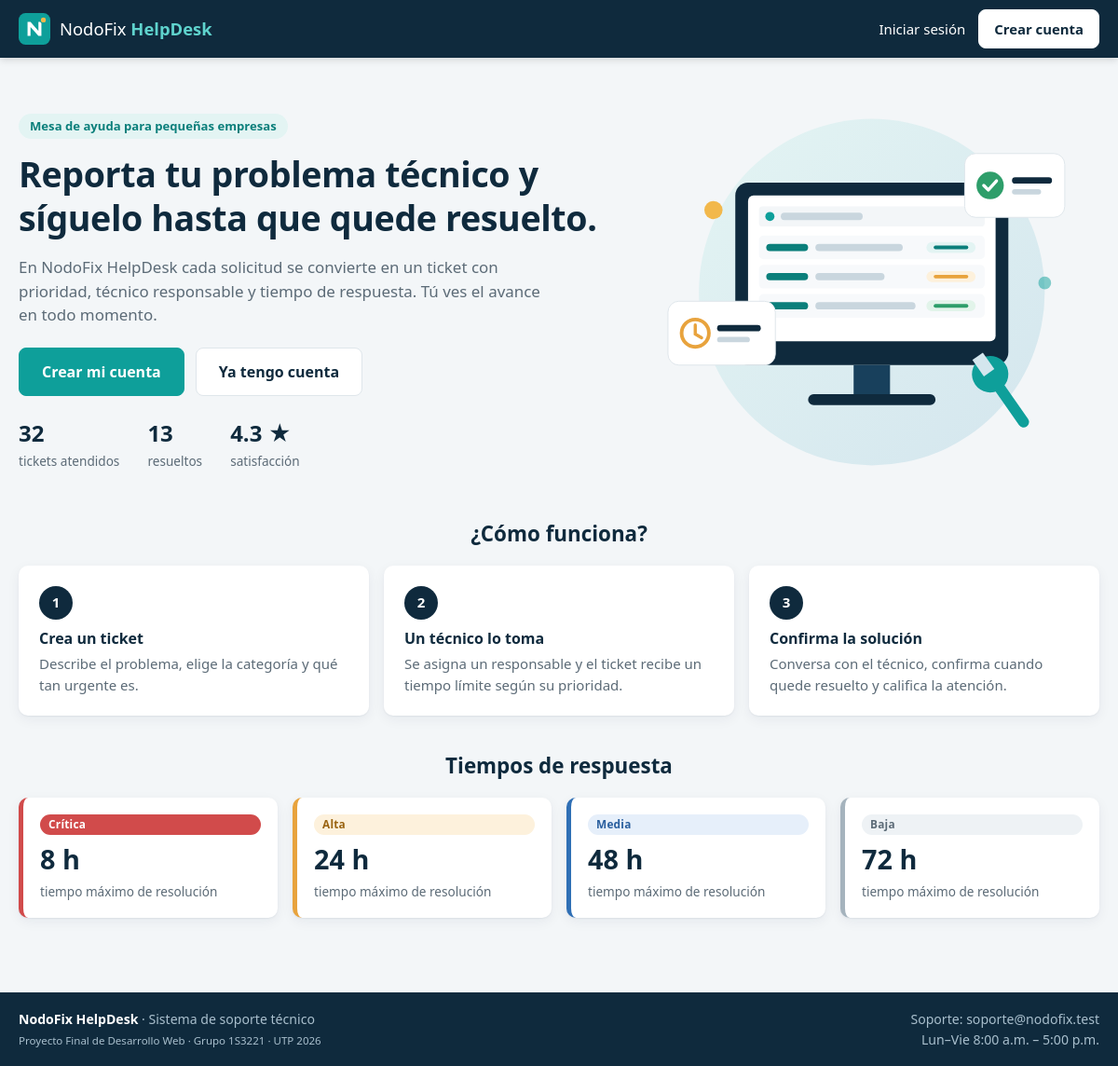
The page / on the database its author committed.
### tables this page shows
CREATE TABLE prioridades (
    id        TINYINT UNSIGNED PRIMARY KEY,
    nombre    VARCHAR(20) NOT NULL UNIQUE,
    nivel     TINYINT UNSIGNED NOT NULL,           
    horas_sla SMALLINT UNSIGNED NOT NULL,          
    CONSTRAINT chk_prioridad_sla CHECK (horas_sla > 0)
);

### includes/auth.php (called while the page is built, shortened)
<?php
function usuario_actual(): ?array
{
    static $cache = [];
    $sid = (int)($_SESSION['usuario_id'] ?? 0);
    if (array_key_exists($sid, $cache)) {
        return $cache[$sid];
    }
    $usuario = null;
    return $cache[$sid] = $usuario;
}

### includes/db.php (called while the page is built)
<?php
function db(): PDO
{
    static $pdo = null;
    if ($pdo === null) {
        $dsn = 'mysql:host=' . DB_HOST . ';dbname=' . DB_NAME . ';charset=utf8mb4';
        try {
            $pdo = new PDO($dsn, DB_USER, DB_PASS, [
                PDO::ATTR_ERRMODE            => PDO::ERRMODE_EXCEPTION,
                PDO::ATTR_DEFAULT_FETCH_MODE => PDO::FETCH_ASSOC,
                PDO::ATTR_EMULATE_PREPARES   => false,
            ]);
            $pdo->exec("SET time_zone = '-05:00'");
        } catch (PDOException $e) {
            error_log('Error de conexión: ' . $e->getMessage());
            http_response_code(500);
            exit('No fue posible conectar con la base de datos. Revise config/config.php.');
        }
    }
    return $pdo;
}
function consulta(string $sql, array $params = []): PDOStatement
{
    $st = db()->prepare($sql);
    $st->execute($params);
    return $st;
}
function fila(string $sql, array $params = []): ?array
{
    $r = consulta($sql, $params)->fetch();
    return $r === false ? null : $r;
}
function filas(string $sql, array $params = []): array
{
    return consulta($sql, $params)->fetchAll();
}
function valor(string $sql, array $params = [])
{
    return consulta($sql, $params)->fetchColumn();
}

### includes/seguridad.php (called while the page is built, shortened)
<?php
function e($valor): string
{
    return htmlspecialchars((string)($valor ?? ''), ENT_QUOTES | ENT_SUBSTITUTE, 'UTF-8');
}

### index.php (the view, shortened to what this page needs)
<?php
$stats = fila("SELECT COUNT(*) total, SUM(estado IN ('RESUELTO','CERRADO')) resueltos FROM tickets");
$prom = valor('SELECT ROUND(AVG(puntuacion),1) FROM valoraciones');
require __DIR__ . '/includes/header.php';
?>
<section class="hero">
    <div class="hero-txt">
        <span class="eyebrow">Mesa de ayuda para pequeñas empresas</span>
        <h1>Reporta tu problema técnico y síguelo hasta que quede resuelto.</h1>
        <p>En NodoFix HelpDesk cada solicitud se convierte en un ticket con prioridad, técnico responsable y tiempo de respuesta. Tú ves el avance en todo momento.</p>
        <div class="hero-acciones">
            <a class="btn btn-grande" href="<?= url('registro.php') ?>">Crear mi cuenta</a>
            <a class="btn btn-borde btn-grande" href="<?= url('login.php') ?>">Ya tengo cuenta</a>
        </div>
        <ul class="hero-datos">
            <li><b><?= (int)$stats['total'] ?></b><span>tickets atendidos</span></li>
            <li><b><?= (int)$stats['resueltos'] ?></b><span>resueltos</span></li>
            <li><b><?= e($prom ?: '—') ?> ★</b><span>satisfacción</span></li>
        </ul>
    </div>
    <img class="hero-img" src="<?= url('assets/img/hero.svg') ?>" alt="Técnico atendiendo tickets de soporte" width="520" height="420">
</section>
<section class="pasos">
    <h2>¿Cómo funciona?</h2>
    <div class="grid-3">
        <article class="paso"><span class="num">1</span><h3>Crea un ticket</h3><p>Describe el problema, elige la categoría y qué tan urgente es.</p></article>
        <article class="paso"><span class="num">2</span><h3>Un técnico lo toma</h3><p>Se asigna un responsable y el ticket recibe un tiempo límite según su prioridad.</p></article>
        <article class="paso"><span class="num">3</span><h3>Confirma la solución</h3><p>Conversa con el técnico, confirma cuando quede resuelto y califica la atención.</p></article>
    </div>
</section>
<section class="sla-tabla">
    <h2>Tiempos de respuesta</h2>
    <div class="grid-4">
        <?php foreach (filas('SELECT nombre, horas_sla FROM prioridades ORDER BY nivel DESC') as $p): ?>
            <div class="sla-card pri-borde-<?= strtolower(e($p['nombre'])) ?>">
                <?= badge_prioridad($p['nombre']) ?>
                <b><?= (int)$p['horas_sla'] ?> h</b>
                <span>tiempo máximo de resolución</span>
            </div>
        <?php endforeach; ?>
    </div>
</section>
<?php require __DIR__ . '/includes/footer.php'; ?>

### includes/header.php (shortened to what this page needs)
<?php
$u = usuario_actual();
$menu = [];
$tieneNotif = $u && is_file(ROOT . '/notificaciones.php');
$tienePerfil = $u && is_file(ROOT . '/perfil.php');
$seccion = $seccion ?? '';
?>
<!DOCTYPE html>
<html lang="es">
<head>
    <link rel="stylesheet" href="<?= url('assets/css/app.css') ?>">
</head>
<body class="<?= $u ? 'rol-' . strtolower(e($u['rol'])) : 'publico' ?>">
<header class="topbar">
    <div class="contenedor topbar-in">
        <a class="marca" href="<?= url($u ? 'dashboard.php' : 'index.php') ?>">
            <img src="<?= url('assets/img/logo.svg') ?>" alt="" width="34" height="34">
            <span>NodoFix <b>HelpDesk</b></span>
        </a>
        <?php if ($u): ?>
            <button class="menu-toggle" type="button" aria-label="Abrir menú" data-toggle="nav-principal">☰</button>
            <nav class="nav-principal" id="nav-principal">
                <?php foreach ($menu as [$href, $txt, $key]): ?>
                    <a href="<?= url($href) ?>" class="<?= $seccion === $key ? 'activo' : '' ?>"><?= e($txt) ?></a>
                <?php endforeach; ?>
            </nav>
            <div class="usuario-zona">
                <?php if ($tieneNotif): $n = notificaciones_sin_leer((int)$u['id']); ?>
                    <a class="campana" href="<?= url('notificaciones.php') ?>" title="Notificaciones">
                        <svg viewBox="0 0 24 24" width="20" height="20" aria-hidden="true"><path fill="currentColor" d="M12 22a2.5 2.5 0 0 0 2.45-2h-4.9A2.5 2.5 0 0 0 12 22Zm7-6V11a7 7 0 0 0-5.5-6.84V3a1.5 1.5 0 0 0-3 0v1.16A7 7 0 0 0 5 11v5l-2 2v1h18v-1l-2-2Z"/></svg>
                        <?php if ($n > 0): ?><span class="contador"><?= $n > 9 ? '9+' : $n ?></span><?php endif; ?>
                    </a>
                <?php endif; ?>
                <div class="usuario-menu">
                    <button type="button" class="usuario-btn" data-toggle="usuario-drop">
                        <span class="avatar"><?= e(mb_strtoupper(mb_substr($u['nombre'], 0, 1))) ?></span>
                        <span class="usuario-txt"><?= e(explode(' ', $u['nombre'])[0]) ?><small><?= e(mb_strtoupper(nombre_rol($u['rol']))) ?></small></span>
                    </button>
                    <div class="usuario-drop" id="usuario-drop">
                        <?php if ($tienePerfil): ?><a href="<?= url('perfil.php') ?>">Mi perfil</a><?php endif; ?>
                        <form method="post" action="<?= url('logout.php') ?>">
                            <?= campo_csrf() ?>
                            <button type="submit">Cerrar sesión</button>
                        </form>
                    </div>
                </div>
            </div>
        <?php else: ?>
            <nav class="nav-publico">
                <a href="<?= url('login.php') ?>">Iniciar sesión</a>
                <a class="btn btn-claro" href="<?= url('registro.php') ?>">Crear cuenta</a>
            </nav>
        <?php endif; ?>
    </div>
</header>
<main class="contenedor contenido">

### includes/funciones.php (shortened to what this page needs)
<?php
function url(string $ruta = ''): string
{
    return BASE_URL . ltrim($ruta, '/');
}
function nombre_prioridad(string $p): string
{
    return ['BAJA' => 'Baja', 'MEDIA' => 'Media', 'ALTA' => 'Alta', 'CRITICA' => 'Crítica'][$p] ?? $p;
}
function badge_prioridad(string $p): string
{
    return '<span class="badge pri-' . strtolower(e($p)) . '">' . e(nombre_prioridad($p)) . '</span>';
}

### includes/footer.php
</main>
<footer class="pie">
    <div class="contenedor pie-in">
        <div>
            <strong>NodoFix HelpDesk</strong> · Sistema de soporte técnico<br>
            <small>Proyecto Final de Desarrollo Web · Grupo 1S3221 · UTP <?= date('Y') ?></small>
        </div>
        <div class="pie-links">
            <span>Soporte: soporte@nodofix.test</span>
            <span>Lun–Vie 8:00 a.m. – 5:00 p.m.</span>
        </div>
    </div>
</footer>
</body>
</html>

### rows shown on the page
prioridades: nombre "Crítica", horas_sla "8"
prioridades: nombre "Alta", horas_sla "24"
prioridades: nombre "Media", horas_sla "48"
prioridades: nombre "Baja", horas_sla "72"

### other values the page prints
$stats['total'] "32"
$stats['resueltos'] "13"
$prom ?: '—' "4.3"
